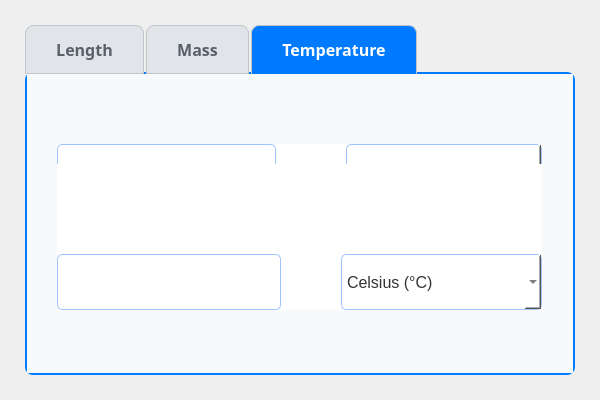
<?xml version="1.0" encoding="UTF-8"?>
<ui version="4.0">
 <class>Widget</class>
 <widget class="QWidget" name="Widget">
  <property name="geometry">
   <rect>
    <x>0</x>
    <y>0</y>
    <width>600</width>
    <height>400</height>
   </rect>
  </property>
  <property name="windowTitle">
   <string>Widget</string>
  </property>
  <property name="styleSheet">
   <string notr="true">QWidget {
    font-family: &quot;Seagull&quot;;
    font-size: 12pt;
    color: rgb(255, 255, 255); 
}

QWidget#tab1, QWidget#tab2, QWidget#tab3 {
    background-color: #f8f9fa;
}</string>
  </property>
  <widget class="QTabWidget" name="tabWidget">
   <property name="geometry">
    <rect>
     <x>25</x>
     <y>25</y>
     <width>550</width>
     <height>350</height>
    </rect>
   </property>
   <property name="font">
    <font>
     <family>Seagull</family>
     <pointsize>12</pointsize>
     <bold>true</bold>
    </font>
   </property>
   <property name="styleSheet">
    <string notr="true">QTabBar::tab {
    background: #e1e4e8; 
    border: 1px solid #c1c4c8;
    padding: 12px 30px;
    margin-right: 2px;
    border-top-left-radius: 8px;
    border-top-right-radius: 8px;
    color: #586069; 
}

QTabBar::tab:hover {
    background: #d1d5da;
}

QTabBar::tab:selected {
    background: #007bff; 
    color: #ffffff;  
    border-bottom-color: #007bff;
    font-weight: bold;
}

QTabWidget::pane {
    border: 2px solid #007bff;
    top: -2px;
    background: #ffffff;
    border-radius: 8px;
}</string>
   </property>
   <property name="currentIndex">
    <number>2</number>
   </property>
   <widget class="QWidget" name="tab1">
    <attribute name="title">
     <string>Length</string>
    </attribute>
    <widget class="QSplitter" name="splitter_3">
     <property name="geometry">
      <rect>
       <x>30</x>
       <y>70</y>
       <width>485</width>
       <height>166</height>
      </rect>
     </property>
     <property name="styleSheet">
      <string notr="true">QSplitter {
    background-color: transparent;
    border: none;
}

QSplitter::handle {
    background-color: rgb(255, 255, 255)
}

QSplitter::handle:horizontal {
    width: 1px; 
}

QSplitter::handle:vertical {
    height: 1px;
}

QSplitter::handle:hover {
    background-color: #0078d4; 
}</string>
     </property>
     <property name="orientation">
      <enum>Qt::Orientation::Vertical</enum>
     </property>
     <property name="handleWidth">
      <number>90</number>
     </property>
     <widget class="QSplitter" name="splitter_2">
      <property name="orientation">
       <enum>Qt::Orientation::Horizontal</enum>
      </property>
      <property name="handleWidth">
       <number>70</number>
      </property>
      <widget class="QLineEdit" name="lineEdit1">
       <property name="styleSheet">
        <string notr="true">QLineEdit {
    background-color: #ffffff; 
    border: 1px solid #a0c4ff; 
    border-radius: 5px;
    padding: 5px;
    color: #333333;
}

QLineEdit:hover {
    border: 1px solid #7fb3ff; 
}

QLineEdit:focus {
    border: 4px solid #0078d4;
    background-color: #ffffff;
}</string>
       </property>
      </widget>
      <widget class="QComboBox" name="comboBox1">
       <property name="styleSheet">
        <string notr="true">QComboBox {
    background-color: #ffffff; 
    border: 1px solid #a0c4ff; 
    border-radius: 5px;
    padding: 5px;
    color: #333333;
}

QComboBox:hover {
    border: 1px solid #7fb3ff; 
}

QComboBox:focus {
    border: 2px solid #0078d4; 
    background-color: #ffffff;
}</string>
       </property>
       <item>
        <property name="text">
         <string>meters (m)</string>
        </property>
       </item>
       <item>
        <property name="text">
         <string>kilometers (km)</string>
        </property>
       </item>
       <item>
        <property name="text">
         <string>inches (in)</string>
        </property>
       </item>
       <item>
        <property name="text">
         <string>feet (ft)</string>
        </property>
       </item>
       <item>
        <property name="text">
         <string>miles (mi)</string>
        </property>
       </item>
      </widget>
     </widget>
     <widget class="QSplitter" name="splitter">
      <property name="orientation">
       <enum>Qt::Orientation::Horizontal</enum>
      </property>
      <property name="handleWidth">
       <number>60</number>
      </property>
      <widget class="QLineEdit" name="lineEdit2">
       <property name="styleSheet">
        <string notr="true">QLineEdit {
    background-color: #ffffff; 
    border: 1px solid #a0c4ff; 
    border-radius: 5px;
    padding: 5px;
    color: #333333;
}

QLineEdit:hover {
    border: 1px solid #7fb3ff; 
}

QLineEdit:focus {
    border: 4px solid #0078d4; 
    background-color: #ffffff;
}</string>
       </property>
      </widget>
      <widget class="QComboBox" name="comboBox2">
       <property name="styleSheet">
        <string notr="true">QComboBox {
    background-color: #ffffff; 
    border: 1px solid #a0c4ff; 
    border-radius: 5px;
    padding: 5px;
    color: #333333;
}

QComboBox:hover {
    border: 1px solid #7fb3ff; 
}

QComboBox:focus {
    border: 2px solid #0078d4; 
    background-color: #ffffff;
}</string>
       </property>
       <item>
        <property name="text">
         <string>meters (m)</string>
        </property>
       </item>
       <item>
        <property name="text">
         <string>kilometers (km)</string>
        </property>
       </item>
       <item>
        <property name="text">
         <string>inches (in)</string>
        </property>
       </item>
       <item>
        <property name="text">
         <string>feet (ft)</string>
        </property>
       </item>
       <item>
        <property name="text">
         <string>miles (mi)</string>
        </property>
       </item>
      </widget>
     </widget>
    </widget>
   </widget>
   <widget class="QWidget" name="tab2">
    <attribute name="title">
     <string>Mass</string>
    </attribute>
    <widget class="QSplitter" name="splitter_4">
     <property name="geometry">
      <rect>
       <x>30</x>
       <y>70</y>
       <width>485</width>
       <height>166</height>
      </rect>
     </property>
     <property name="styleSheet">
      <string notr="true">QSplitter {
    background-color: transparent;
    border: none;
}

QSplitter::handle {
    background-color: rgb(255, 255, 255); 
}

QSplitter::handle:horizontal {
    width: 1px; 
}

QSplitter::handle:vertical {
    height: 1px;
}

QSplitter::handle:hover {
    background-color: #0078d4; 
}</string>
     </property>
     <property name="orientation">
      <enum>Qt::Orientation::Vertical</enum>
     </property>
     <property name="handleWidth">
      <number>90</number>
     </property>
     <widget class="QSplitter" name="splitter_5">
      <property name="orientation">
       <enum>Qt::Orientation::Horizontal</enum>
      </property>
      <property name="handleWidth">
       <number>70</number>
      </property>
      <widget class="QLineEdit" name="lineEdit3">
       <property name="styleSheet">
        <string notr="true">QLineEdit {
    background-color: #ffffff; 
    border: 1px solid #a0c4ff; 
    border-radius: 5px;
    padding: 5px;
    color: #333333;
}

QLineEdit:hover {
    border: 1px solid #7fb3ff; 
}

QLineEdit:focus {
    border: 4px solid #0078d4;
    background-color: #ffffff;
}</string>
       </property>
      </widget>
      <widget class="QComboBox" name="comboBox3">
       <property name="styleSheet">
        <string notr="true">QComboBox {
    background-color: #ffffff; 
    border: 1px solid #a0c4ff; 
    border-radius: 5px;
    padding: 5px;
    color: #333333;
}

QComboBox:hover {
    border: 1px solid #7fb3ff; 
}

QComboBox:focus {
    border: 2px solid #0078d4; 
    background-color: #ffffff;
}</string>
       </property>
       <item>
        <property name="text">
         <string>kilograms (kg)</string>
        </property>
       </item>
       <item>
        <property name="text">
         <string>pounds (lb)</string>
        </property>
       </item>
       <item>
        <property name="text">
         <string>ounces (oz)</string>
        </property>
       </item>
      </widget>
     </widget>
     <widget class="QSplitter" name="splitter_6">
      <property name="orientation">
       <enum>Qt::Orientation::Horizontal</enum>
      </property>
      <property name="handleWidth">
       <number>60</number>
      </property>
      <widget class="QLineEdit" name="lineEdit4">
       <property name="styleSheet">
        <string notr="true">QLineEdit {
    background-color: #ffffff; 
    border: 1px solid #a0c4ff; 
    border-radius: 5px;
    padding: 5px;
    color: #333333;
}

QLineEdit:hover {
    border: 1px solid #7fb3ff; 
}

QLineEdit:focus {
    border: 4px solid #0078d4;
    background-color: #ffffff;
}</string>
       </property>
      </widget>
      <widget class="QComboBox" name="comboBox4">
       <property name="styleSheet">
        <string notr="true">QComboBox {
    background-color: #ffffff; 
    border: 1px solid #a0c4ff; 
    border-radius: 5px;
    padding: 5px;
    color: #333333;
}

QComboBox:hover {
    border: 1px solid #7fb3ff; 
}

QComboBox:focus {
    border: 2px solid #0078d4; 
    background-color: #ffffff;
}</string>
       </property>
       <item>
        <property name="text">
         <string>kilograms (kg)</string>
        </property>
       </item>
       <item>
        <property name="text">
         <string>pounds (lb)</string>
        </property>
       </item>
       <item>
        <property name="text">
         <string>ounces (oz)</string>
        </property>
       </item>
      </widget>
     </widget>
    </widget>
   </widget>
   <widget class="QWidget" name="tab3">
    <attribute name="title">
     <string>Temperature</string>
    </attribute>
    <widget class="QSplitter" name="splitter_7">
     <property name="geometry">
      <rect>
       <x>30</x>
       <y>70</y>
       <width>485</width>
       <height>166</height>
      </rect>
     </property>
     <property name="styleSheet">
      <string notr="true">QSplitter {
    background-color: transparent;
    border: none;
}

QSplitter::handle {
    background-color: rgb(255, 255, 255); 
}

QSplitter::handle:horizontal {
    width: 1px; 
}

QSplitter::handle:vertical {
    height: 1px;
}

QSplitter::handle:hover {
    background-color: #0078d4; 
}</string>
     </property>
     <property name="orientation">
      <enum>Qt::Orientation::Vertical</enum>
     </property>
     <property name="handleWidth">
      <number>90</number>
     </property>
     <widget class="QSplitter" name="splitter_8">
      <property name="orientation">
       <enum>Qt::Orientation::Horizontal</enum>
      </property>
      <property name="handleWidth">
       <number>70</number>
      </property>
      <widget class="QLineEdit" name="lineEdit5">
       <property name="styleSheet">
        <string notr="true">QLineEdit {
    background-color: #ffffff; 
    border: 1px solid #a0c4ff; 
    border-radius: 5px;
    padding: 5px;
    color: #333333;
}

QLineEdit:hover {
    border: 1px solid #7fb3ff; 
}

QLineEdit:focus {
    border: 4px solid #0078d4;
    background-color: #ffffff;
}</string>
       </property>
      </widget>
      <widget class="QComboBox" name="comboBox5">
       <property name="styleSheet">
        <string notr="true">QComboBox {
    background-color: #ffffff; 
    border: 1px solid #a0c4ff; 
    border-radius: 5px;
    padding: 5px;
    color: #333333;
}

QComboBox:hover {
    border: 1px solid #7fb3ff; 
}

QComboBox:focus {
    border: 2px solid #0078d4; 
    background-color: #ffffff;
}</string>
       </property>
       <item>
        <property name="text">
         <string>Celsius (°C)</string>
        </property>
       </item>
       <item>
        <property name="text">
         <string>Fahrenheit (°F)</string>
        </property>
       </item>
       <item>
        <property name="text">
         <string>Kelvin (K)</string>
        </property>
       </item>
      </widget>
     </widget>
     <widget class="QSplitter" name="splitter_9">
      <property name="orientation">
       <enum>Qt::Orientation::Horizontal</enum>
      </property>
      <property name="handleWidth">
       <number>60</number>
      </property>
      <widget class="QLineEdit" name="lineEdit6">
       <property name="styleSheet">
        <string notr="true">QLineEdit {
    background-color: #ffffff; 
    border: 1px solid #a0c4ff; 
    border-radius: 5px;
    padding: 5px;
    color: #333333;
}

QLineEdit:hover {
    border: 1px solid #7fb3ff; 
}

QLineEdit:focus {
    border: 4px solid #0078d4;
    background-color: #ffffff;
}</string>
       </property>
      </widget>
      <widget class="QComboBox" name="comboBox6">
       <property name="styleSheet">
        <string notr="true">QComboBox {
    background-color: #ffffff; 
    border: 1px solid #a0c4ff; 
    border-radius: 5px;
    padding: 5px;
    color: #333333;
}

QComboBox:hover {
    border: 1px solid #7fb3ff; 
}

QComboBox:focus {
    border: 2px solid #0078d4; 
    background-color: #ffffff;
}</string>
       </property>
       <item>
        <property name="text">
         <string>Celsius (°C)</string>
        </property>
       </item>
       <item>
        <property name="text">
         <string>Fahrenheit (°F)</string>
        </property>
       </item>
       <item>
        <property name="text">
         <string>Kelvin (K)</string>
        </property>
       </item>
      </widget>
     </widget>
    </widget>
   </widget>
  </widget>
 </widget>
 <resources/>
 <connections/>
</ui>
